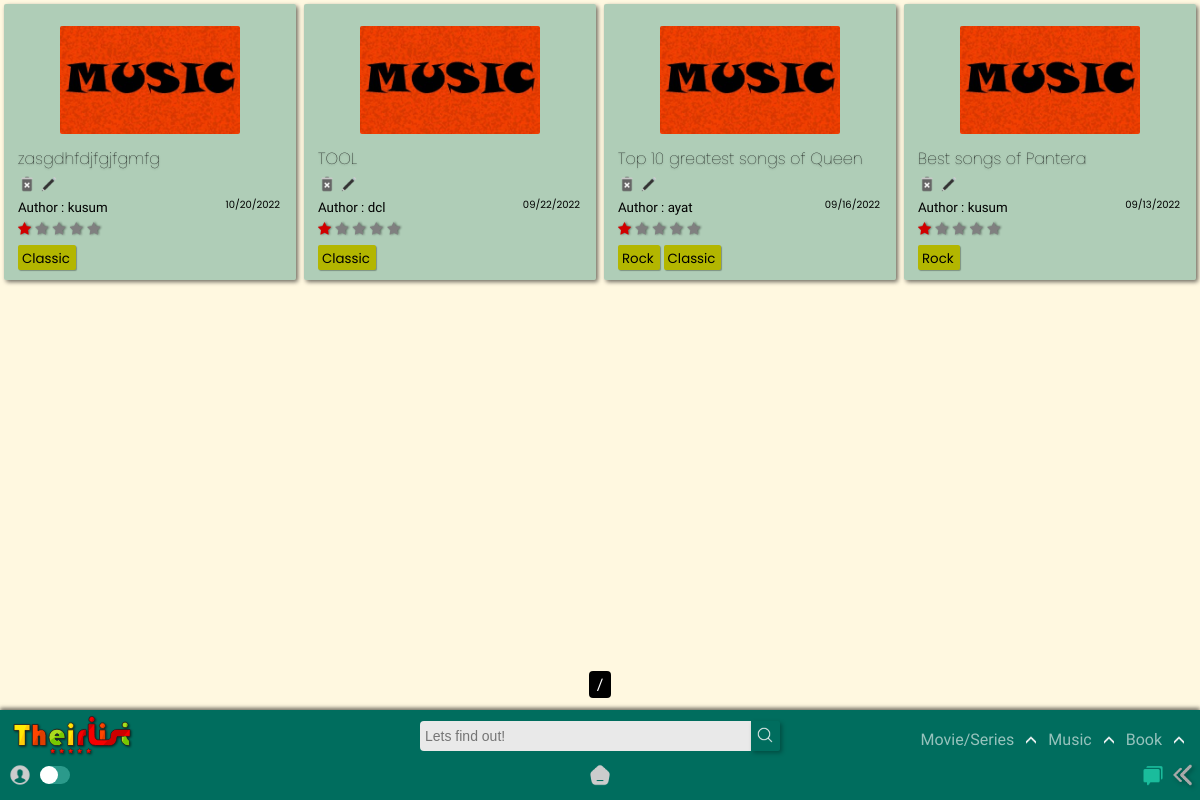
The page /home/musiclist/ on the database its author committed.
### app/models.py (models this page shows, shortened)
class MusicList(models.Model):
    title = models.CharField(max_length=120)
    genre = models.ManyToManyField('MusicGenre')
    creator = models.ForeignKey(User,on_delete=models.SET_NULL,blank=True, null=True)
    posted = models.DateTimeField(auto_now_add=True)
    content = RichTextField(null=True,default=' ')
    type = models.CharField(max_length=10,default="Music")
    spoiler_choices = [(False, 'No'),(True, 'Yes')]
    spoiler = models.BooleanField(default=False,null=True, choices = spoiler_choices)
    slug = models.SlugField(max_length= 300,null=True, blank = True, unique=True)

class MusicGenre(models.Model):
    name = models.CharField(max_length=150)
    def __str__(self):
        return self.name

### app/views.py (the view)
# urls.py: path('musiclist/',TheirListMusicView.as_view(),name = 'musiclist'),
class TheirListMusicView(ListView): #music
    model = MusicList
    template_name ='app/Musiclist_list.html'
    def get_queryset(self, *args, **kwargs):
        qs = super().get_queryset(*args, **kwargs)
        qs = qs.order_by("-id")
        return qs

### templates/app/musiclist_list.html (shortened to what this page needs)
{% extends "index.html" %}
{% load static %}
{% block content %}
<section>
  <div class="contain-sec" id="contain-sec10">
    {% for lola in object_list %}
    <div class="elements">
      <div class="thumb">
        <img src="{% static 'app/images/music-poster.jpg' %}" width="100px" />
      </div>
      <div class="Title">
        <a href="{{lola.slug}}/"><h4 class="tit">{{lola.title}}</h4></a>
        {% if user.id == lola.creator.id %}
        <a href="{% url 'app:delete_music' lola.slug %}"><img src ="{% static 'app/images/delete.png' %}"></a>
        <a href="{% url 'app:update_musiclist' lola.slug %}"><img src ="{% static 'app/images/edit.png' %}"></a>
        {% else %}
        <img src ="{% static 'app/images/delete-dis.png' %}">
        <img src ="{% static 'app/images/edit-dis.png' %}">
        {% endif %}
      </div>
      <div class="Author">
        <small>Author : {{lola.creator.username}}<span>{{lola.posted|date:"SHORT_DATE_FORMAT"}}</span></small>
      </div>
      <div class="rating">
        <span class="star-headline">
        <span class="fa fa-star checked"></span>
        <span class="fa fa-star"></span>
        <span class="fa fa-star"></span>
        <span class="fa fa-star"></span>
        <span class="fa fa-star"></span>
        </span>
      </div>
        {% for tag in lola.genre.all %}
        <div class="Genre">
          <a href="{% url 'app:music' query=tag %}">
            <small>{{ tag }}</small>
          </a>
        </div>
          {% empty %}
          No tags!
        {% endfor %}
    </div>
    {% endfor %}
  </div>
  <div class="pagination_pages">
    <span class="step-links">
        <span class="current">
        {{ page_obj.number }} / {{ page_obj.paginator.num_pages }}
        </span>
    </span>
  </div>
</section>
{% endblock content %}

### static/app/css/desk.css (style rules this page uses)
:root { --rd: #D10000; --white: rgb(233, 233, 233); --rd2: #9DAAF2; --dark: #1d1d1d; --teal: rgb(0, 109, 94); }
* { -webkit-tap-highlight-color: transparent; margin: 0; padding: 0; box-sizing: border-box; }
body { -webkit-tap-highlight-color: transparent; background-color: #fff5d1ab; text-decoration: none; height: 100vh; display: flex; flex-direction: column; font-family: 'Raleway', sans-serif; }
.Title img { height: 18px!important; }
.Genre small { padding: 0 0; margin-right: 2px; }
.fa { color: grey; filter: drop-shadow(1px 0px 1px rgba(0, 0, 0, 0.493)); }
.star-headline .checked { color: #D10000; }
.star-headline span { font-size: 14px; }

### static/app/css/content_css.css (style rules this page uses)
section { position: relative; z-index: 0; }
.contain-sec { padding-top: 0px; display: grid; width: 100%; color: black; grid-template-rows: repeat(auto-fit, minmax(100px, 1fr)); grid-template-columns: repeat(auto-fit, minmax(250px, 1fr)); position: relative; margin-bottom: 100px; }
.elements { padding: 10px 14px; width: auto; cursor: pointer; background-color: rgba(0, 109, 94, 0.315); margin: 4px; border-radius: 2px; position: relative; box-shadow: 2px 2px 4px #00000090; transition: all 250ms ease-in-out; }
.thumb { display: grid; justify-content: center; }
.thumb img { height: 108px; width: auto; border-radius: 2px; margin: 12px; }
.tit { font-family: Poppins; font-size: 1em; font-weight: lighter; transition: all 250ms ease-in-out; margin-bottom: 4px; text-shadow: 0px 1px 2px #0000005b; }
.Author span { position: absolute; margin-right: 16px; right: 0; cursor: pointer; font-size: 10px; font-family: 'Poppins', sans-serif; }
.rating { font-family: 'Poppins', sans-serif; }
.Genre { margin: 0px 0px; margin-top: 4px; padding: 0px 4px; border-radius: 2px; background-color: rgb(179, 182, 0); color: rgb(0, 0, 0); width: max-content; cursor: pointer; display: inline-block; box-shadow: 1px 1px 1px #0000004b; font-family: 'Poppins', sans-serif; transition: all 350ms ease-in-out; }
.pagination_pages { color: white; width: 100%; position: fixed; bottom: 106px; text-align: center; }
.step-links { width: max-content; border-radius: 4px; }
.pagination_pages a,.pagination_pages span { color: white; background-color: black; padding: 4px 4px; cursor: pointer!important; }

### templates/app/musiclist_list.html (style rules this page uses)
.Title img { height: 14px; }

### rows shown on the page
MusicList: title "zasgdhfdjfgjfgmfg", creator.username "kusum", posted "10/20/2022"
MusicGenre: name "Classic"
MusicList: title "TOOL", creator.username "dcl", posted "09/22/2022"
MusicList: title "Top 10 greatest songs of Queen", creator.username "ayat", posted "09/16/2022"
MusicGenre: name "Rock"
MusicList: title "Best songs of Pantera", creator.username "kusum", posted "09/13/2022"
